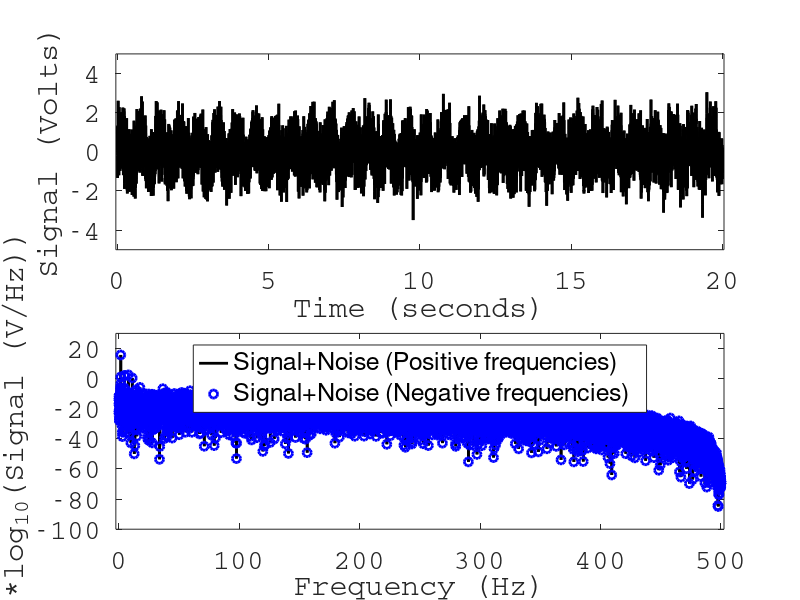

MATLAB code for this plot:
clear;
close;
home;
pkg load signal;

%dsp parameters for x-axis:
fs = 1000.0; %Hz
f_sig = 10.0; %Hz
T = 20.0; %Total time (1 sec)
dt = 1/fs;
df = 1/T;
f = transpose([0:df:fs/2]);
t = transpose([0.0:dt:T-dt]);
N = length(t)/2;
%dsp parameters for y-axis:
noise_sigma = 1.0;
amplitude = 0.5;
noise = randn(size(t))*noise_sigma;
y = noise+amplitude*square(f_sig*t);
window = 2;

%filtering
y = filter(ones(window,1)/window,1,y); %moving-average

%Computing the spectrum
Y = sqrt(conj(fft(y)).*fft(y));
Y_R = Y(1:length(f))*dt;
Y_L = Y(length(f)-1:end)*dt;

%Plotting section
figure(1, 'position',[0,0,1000,1000]);
subplot(2,1,1);
plot(t,y,'color','black','linewidth',2.0);
xlabel('Time (seconds)','fontname','Courier','fontsize',20);
ylabel('Signal (Volts)','fontname','Courier','fontsize',20);
set(gca(),'fontname','Courier','fontsize',20);
axis([0-dt*50 T+dt*50 -5*noise_sigma 5*noise_sigma]);
subplot(2,1,2);
hold on;
plot(f,20*log10(Y_R),'color','black','linewidth',2.0);
plot(f,20*log10(flipud(Y_L)),'o','color','blue','linewidth',2.0);
axis([0-df*50 fs/2+df*50 -100 30]);
xlabel('Frequency (Hz)','fontname','Courier','fontsize',20);
ylabel('20*log_{10}(Signal (V/Hz))','fontname','Courier','fontsize',20);
set(gca(),'fontname','Courier','fontsize',20);
legend('Signal+Noise (Positive frequencies)','Signal+Noise (Negative frequencies)','location','north');
box on;